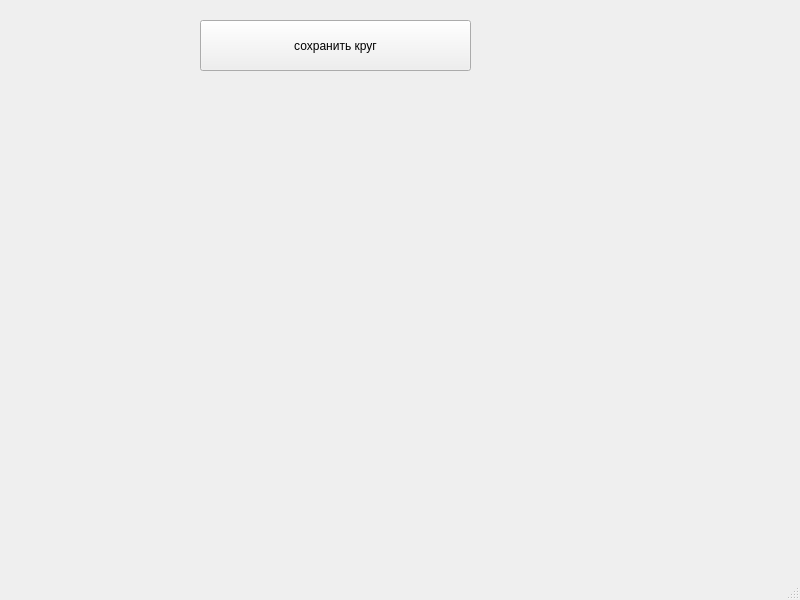
<?xml version="1.0" encoding="UTF-8"?>
<ui version="4.0">
 <class>MainWindow</class>
 <widget class="QMainWindow" name="MainWindow">
  <property name="geometry">
   <rect>
    <x>0</x>
    <y>0</y>
    <width>800</width>
    <height>600</height>
   </rect>
  </property>
  <property name="windowTitle">
   <string>MainWindow</string>
  </property>
  <widget class="QWidget" name="centralwidget">
   <widget class="QPushButton" name="pushButton">
    <property name="geometry">
     <rect>
      <x>200</x>
      <y>20</y>
      <width>271</width>
      <height>51</height>
     </rect>
    </property>
    <property name="text">
     <string>сохранить круг</string>
    </property>
   </widget>
  </widget>
  <widget class="QMenuBar" name="menubar">
   <property name="geometry">
    <rect>
     <x>0</x>
     <y>0</y>
     <width>800</width>
     <height>26</height>
    </rect>
   </property>
  </widget>
  <widget class="QStatusBar" name="statusbar"/>
 </widget>
 <resources/>
 <connections/>
</ui>
